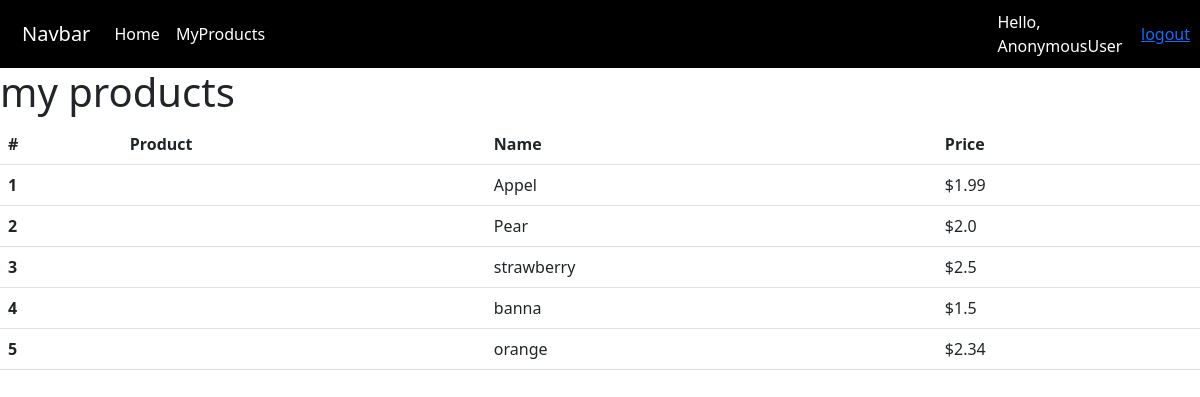
The page /myproducts on the database its author committed.
### products/models.py (models this page shows)
class Product(models.Model):
    name = models.CharField(max_length=255)
    price = models.FloatField()
    stock = models.IntegerField()
    image_url = models.CharField(max_length=2083)

### products/views.py (the view)
# urls.py: path('myproducts', views.myproducts, name='myproducts'),
def myproducts(request):
    products = Product.objects.all()
    return render(request, 'myproducts.html', {'products': products})

### products/templates/myproducts.html (shortened to what this page needs)
{% extends 'base.html' %}
{% block content %}
<h1>my products</h1>
<table class="table">
  <thead class="thead-dark">
  <tr>
    <th scope="col">#</th>
    <th scope="col">Product</th>
    <th scope="col">Name</th>
    <th scope="col">Price</th>
  </tr>
  </thead>
  <tbody>
  {% for product in products %}
  <tr>
    <th scope="row">{{product.id}}</th>
    <td>
    </td>
    <td>{{ product.name }}</td>
    <td>${{ product.price }}</td>
  </tr>
  {% endfor %}
  </tbody>
</table>
{% endblock %}

### products/templates/base.html (shortened to what this page needs)
<!doctype html>
<html lang="en">
<head>
    <link href="https://cdn.jsdelivr.net/npm/bootstrap@5.2.0/dist/css/bootstrap.min.css" rel="stylesheet"
>
</head>
<body>
<header>
    <nav class="navbar navbar-expand-lg ">
        <div class="container-fluid">
            <a class="navbar-brand" href="#">Navbar</a>
            <div class="collapse navbar-collapse" id="navbarNav">
                <ul class="navbar-nav">
                    <li class="nav-item">
                        <a class="nav-link active" aria-current="page" href="{% url 'index' %}">Home</a>
                    </li>
                    <li class="nav-item">
                        <a class="nav-link" href="{% url 'myproducts' %}">MyProducts</a>
                    </li>
                </ul>
            </div>
        </div>
        <span>Hello, {{ request.user }}</span>
        <span> <a href="{% url 'login' %}">logout</a></span>
    </nav>
</header>
<div class="">
    {% block content %}
    {% endblock %}
</div>
</body>
</html>

### products/templates/base.html (style rules this page uses)
.navbar { padding: 10px; background-color: black !important; color: #FFFF; }
.navbar-brand { color: #FFFF; }
.nav-link { color: #FFFF !important; }

### rows shown on the page
Product: id "1", name "Appel", price "1.99"
Product: id "2", name "Pear", price "2.0"
Product: id "3", name "strawberry", price "2.5"
Product: id "4", name "banna", price "1.5"
Product: id "5", name "orange", price "2.34"

### other values the page prints
{{ request.user }} "AnonymousUser"
